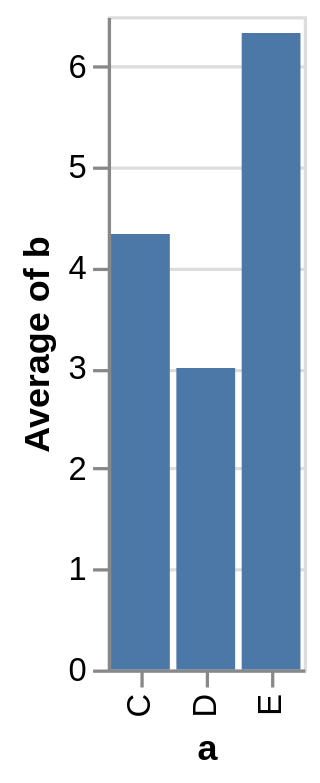

The Vega-Lite source for this figure:
### Vega specification from a JSON file in a GitHub repository (floating-point values rounded to 4 significant figures)
{"$schema": "https://vega.github.io/schema/vega/v5.json", "background": "white", "padding": 5, "height": 200, "style": "cell", "data": [{"name": "source_0", "values": [{"a": "C", "b": 2}, {"a": "C", "b": 7}, {"a": "C", "b": 4}, {"a": "D", "b": 1}, {"a": "D", "b": 2}, {"a": "D", "b": 6}, {"a": "E", "b": 8}, {"a": "E", "b": 4}, {"a": "E", "b": 7}]}, {"name": "data_0", "source": "source_0", "transform": [{"type": "aggregate", "groupby": ["a"], "ops": ["average"], "fields": ["b"], "as": ["average_b"]}, {"type": "filter", "expr": "isValid(datum[\"average_b\"]) && isFinite(+datum[\"average_b\"])"}]}], "signals": [{"name": "x_step", "value": 20}, {"name": "width", "update": "bandspace(domain('x').length, 0.1, 0.05) * x_step"}], "marks": [{"name": "marks", "type": "rect", "style": ["bar"], "from": {"data": "data_0"}, "encode": {"update": {"fill": {"value": "#4c78a8"}, "ariaRoleDescription": {"value": "bar"}, "description": {"signal": "\"a: \" + (isValid(datum[\"a\"]) ? datum[\"a\"] : \"\"+datum[\"a\"]) + \"; Average of b: \" + (format(datum[\"average_b\"], \"\"))"}, "x": {"scale": "x", "field": "a"}, "width": {"scale": "x", "band": 1}, "y": {"scale": "y", "field": "average_b"}, "y2": {"scale": "y", "value": 0}}}}], "scales": [{"name": "x", "type": "band", "domain": {"data": "data_0", "field": "a", "sort": true}, "range": {"step": {"signal": "x_step"}}, "paddingInner": 0.1, "paddingOuter": 0.05}, {"name": "y", "type": "linear", "domain": {"data": "data_0", "field": "average_b"}, "range": [{"signal": "height"}, 0], "nice": true, "zero": true}], "axes": [{"scale": "y", "orient": "left", "gridScale": "x", "grid": true, "tickCount": {"signal": "ceil(height/40)"}, "domain": false, "labels": false, "aria": false, "maxExtent": 0, "minExtent": 0, "ticks": false, "zindex": 0}, {"scale": "x", "orient": "bottom", "grid": false, "title": "a", "labelAlign": "right", "labelAngle": 270, "labelBaseline": "middle", "zindex": 0}, {"scale": "y", "orient": "left", "grid": false, "title": "Average of b", "labelOverlap": true, "tickCount": {"signal": "ceil(height/40)"}, "zindex": 0}], "config": {"normalizedNumberFormat": ".2%"}}
